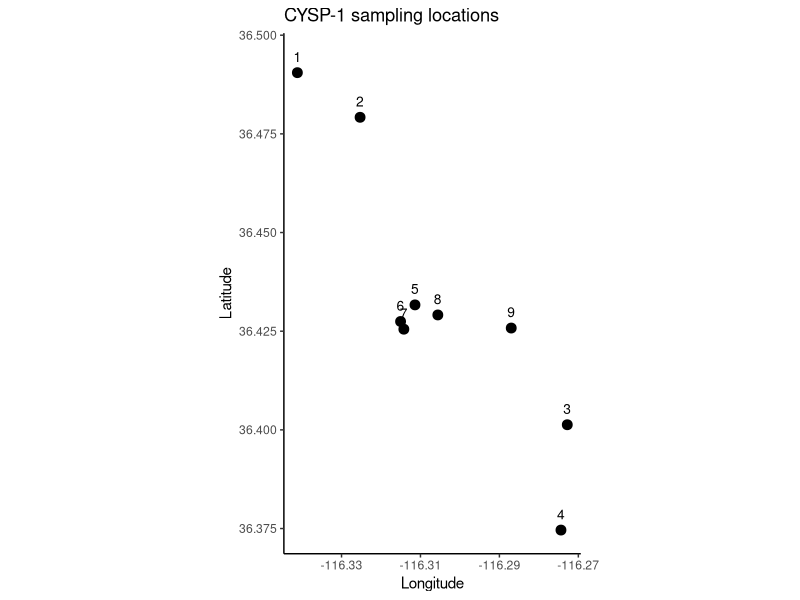
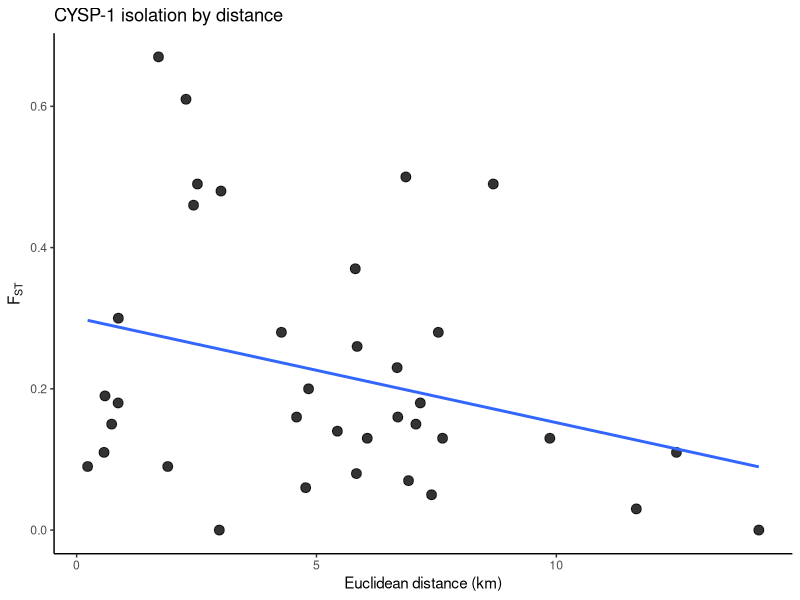

Source code (R) for these figures, in order: (Note: this script raises an error after producing the figures.)
# -----------------------------
# CYSP-1 Ash Meadows pupfish complex
# Cyprinodon spp. (C. n. mionectes, C. n. pectoralis, C. diabolis)
# Martin & Wilcox 2004 Table 3 + spring coordinates
# -----------------------------

library(ggplot2)
library(geosphere)

# ------------------------------
# paths
# ------------------------------
base_dir <- "/Users/johnmccall/Library/CloudStorage/OneDrive-TheOhioStateUniversity/Spring_2026/Landgen_DGS/DGS-Patterns-of-Fish-Diversity/DGS-Patterns-of-Fish-Diversity/Objective 2/Data/CYSP-1"

# -----------------------------
# 0) site coordinates
# order follows Table 3 exactly:
# F, R, KP, B, SS, M, NI, S, DH
# coordinates are approximate named spring coordinates from Ash Meadows sources
# -----------------------------
CYSP_1_coords <- data.frame(
  site = as.character(1:9),
  code = c("F", "R", "KP", "B", "SS", "M", "NI", "S", "DH"),
  taxon = c(
    rep("Cyprinodon nevadensis mionectes", 4),
    rep("Cyprinodon nevadensis pectoralis", 4),
    "Cyprinodon diabolis"
  ),
  location = c(
    "Fairbanks Spring, Ash Meadows, NV",
    "Rogers Spring, Ash Meadows, NV",
    "Kings Pool / Point of Rocks Springs, Ash Meadows, NV",
    "Big Spring, Ash Meadows, NV",
    "South Scruggs Spring, Ash Meadows, NV",
    "Marsh Spring, Ash Meadows, NV",
    "North Indian Spring, Ash Meadows, NV",
    "School Spring, Ash Meadows, NV",
    "Devils Hole, Ash Meadows, NV"
  ),
  lat = c(
    36.49051,
    36.47920,
    36.40130,
    36.37461,
    36.43167,
    36.42746,
    36.42551,
    36.42912,
    36.42580
  ),
  lon = c(
    -116.34119,
    -116.32530,
    -116.27280,
    -116.27440,
    -116.31139,
    -116.31504,
    -116.31421,
    -116.30560,
    -116.28700
  ),
  stringsAsFactors = FALSE
)

# -----------------------------
# 1) map of sampling locations
# -----------------------------
ggplot(CYSP_1_coords, aes(x = lon, y = lat)) +
  geom_point(size = 3) +
  geom_text(aes(label = site), nudge_y = 0.004, size = 3.5) +
  coord_fixed() +
  theme_classic() +
  labs(
    x = "Longitude",
    y = "Latitude",
    title = "CYSP-1 sampling locations"
  )

# -----------------------------
# 2) geographic distance matrix
# straight-line distance in km
# -----------------------------
geo_dist_km <- geosphere::distm(
  as.matrix(CYSP_1_coords[, c("lon", "lat")]),
  fun = geosphere::distHaversine
) / 1000

rownames(geo_dist_km) <- CYSP_1_coords$site
colnames(geo_dist_km) <- CYSP_1_coords$site
diag(geo_dist_km) <- 0

# -----------------------------
# 3) helper function
# lower-triangle values entered row-wise
# -----------------------------
fill_sym_from_lower <- function(pops, vals, diag_val = 0) {

  n <- length(pops)
  stopifnot(length(vals) == n * (n - 1) / 2)

  mat <- matrix(
    0,
    nrow = n,
    ncol = n,
    dimnames = list(pops, pops)
  )

  k <- 1
  for (i in 2:n) {
    for (j in 1:(i - 1)) {
      mat[i, j] <- vals[k]
      mat[j, i] <- vals[k]
      k <- k + 1
    }
  }

  diag(mat) <- diag_val
  mat
}

# -----------------------------
# 4) pairwise FST matrix
# Table 3 lower triangle, transcribed row-wise
# order: F, R, KP, B, SS, M, NI, S, DH
# negative FST values truncated to 0 afterward
# -----------------------------
fst_vals <- c(

  # R
  0.09,

  # KP
  0.03, 0.13,

  # B
  0.00, 0.11, -0.01,

  # SS
  0.15, 0.14, 0.20, 0.18,

  # M
  0.05, 0.08, 0.06, 0.07, 0.11,

  # NI
  0.13, 0.13, 0.16, 0.16, 0.15, 0.09,

  # S
  0.28, 0.26, 0.28, 0.23, 0.19, 0.18, 0.30,

  # DH
  0.49, 0.50, 0.48, 0.37, 0.61, 0.49, 0.46, 0.67
)

CYSP_1_fst <- fill_sym_from_lower(
  pops = CYSP_1_coords$site,
  vals = fst_vals,
  diag_val = 0
)

CYSP_1_fst <- pmax(CYSP_1_fst, 0)
diag(CYSP_1_fst) <- 0

# -----------------------------
# 5) pairwise dataframe for IBD plot
# -----------------------------
ibd_df <- data.frame(
  site1   = rownames(CYSP_1_fst)[row(CYSP_1_fst)[upper.tri(CYSP_1_fst)]],
  site2   = colnames(CYSP_1_fst)[col(CYSP_1_fst)[upper.tri(CYSP_1_fst)]],
  fst     = CYSP_1_fst[upper.tri(CYSP_1_fst)],
  dist_km = geo_dist_km[upper.tri(geo_dist_km)]
)

# -----------------------------
# 6) IBD plot
# -----------------------------
ggplot(ibd_df, aes(x = dist_km, y = fst)) +
  geom_point(size = 3, alpha = 0.8) +
  geom_smooth(method = "lm", se = FALSE) +
  theme_classic() +
  labs(
    x = "Euclidean distance (km)",
    y = expression(F[ST]),
    title = "CYSP-1 isolation by distance"
  )

# -----------------------------
# 7) quick checks
# -----------------------------
stopifnot(identical(rownames(CYSP_1_fst), CYSP_1_coords$site))
stopifnot(identical(colnames(CYSP_1_fst), CYSP_1_coords$site))
stopifnot(isTRUE(all.equal(CYSP_1_fst, t(CYSP_1_fst))))
stopifnot(all(diag(CYSP_1_fst) == 0))
stopifnot(all(diag(geo_dist_km) == 0))

# -----------------------------
# 8) save RData
# -----------------------------
out_dir <- file.path(base_dir, "data")

if (!dir.exists(out_dir)) {
  dir.create(out_dir, recursive = TRUE)
}

save(
  CYSP_1_fst,
  CYSP_1_coords,
  file = file.path(out_dir, "CYSP-1.RData")
)
